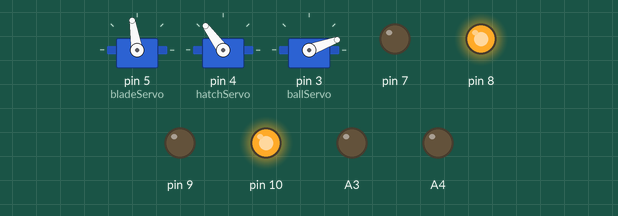
Recording of a program running on a simulated Arduino Nano, built with avr-gcc and run on an emulated ATmega328P. Parts: 3 × servo, output pins drawn as LEDs (lit = HIGH). What the program prints to the serial monitor is not drawn.

Above: at 0.2 s.
Timing chart, 0 to 1.7 s (numbered marks = the images above):
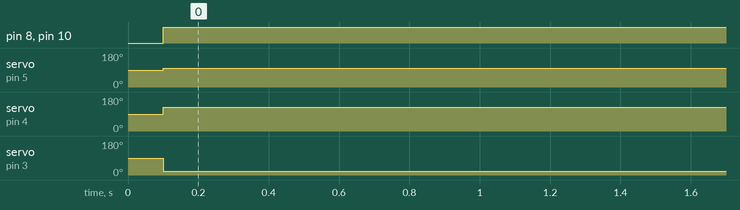

The program:

main.cpp
```cpp
#include <Arduino.h>
#include "Brushed.h"
#include <Servo.h>
#include <Chrono.h>
#include <Arduino.h>
#include <SoftwareSerial.h>
#include <Servo.h>

//#define RH_HAVE_SERIAL
//RH_ASK driver(1000);

#define UPDATE_INTERVAL 100

int mapRangeToServo();
void ballIntakeUpdate();
void hatchUpdate();
void setBallMotors(bool intake, int speed);
void debug();
void updateBT();
struct packet_t {
    uint8_t ballTheta; //from -128 to 128
    uint8_t hatchTheta;
    bool intakeBall;
    bool intakeHatch;
    bool outtakeBall;
    bool outtakeHatch;
};
packet_t packet = {0,0,false, false, false, false};
int tempbt = 0;
//Radio433 *radio = new Radio433();
// Radio433 radio;
Chrono timer;

SoftwareSerial neoSerial(2, 3);

Servo hatchServo;
Servo ballServo;
Servo bladeServo;
Brushed lBallMotor(7,8,A3);
Brushed rBallMotor(9,10,A4);

void setup() {
  pinMode(5, OUTPUT);
  pinMode(4, OUTPUT);
  pinMode(3, OUTPUT);
  pinMode(A4, OUTPUT);
  pinMode(A3, OUTPUT);
  bladeServo.attach(5);
  hatchServo.attach(4);
  ballServo.attach(3);
  //neoSerial.setTimeout(15);
  Serial.begin(9600);
  Serial.println("Serial started");
  neoSerial.begin(9600);
  Serial.println("Neoserial started");
}

bool alternate = false;

void loop() {
  updateBT();
  if(timer.hasPassed(UPDATE_INTERVAL)) {
    timer.restart();
    ballIntakeUpdate();
    hatchUpdate();
  }
}

// void updateBT() {
//   uint8_t buffer[4];
//   int8_t** bufferConvert[4];
//   if(neoSerial.available() > 0) {
//     neoSerial.readBytesUntil('~', buffer, sizeof(buffer));
//   }
// }

bool updateData = false;
int iterator = 0;
int8_t garbage = 0;
bool startFound = false;
int8_t tempPacket[4];
void updateBT() {
    if(neoSerial.available() > 0) {
        if(!startFound) {
            int8_t in = neoSerial.read();
            //Serial.println(in);
            if(in == '~') {
                startFound = true;
                //Serial.println("Found");
            }
        }
        else {
          //Serial.println(neoSerial.peek());
            if(iterator == 3) {
                garbage = neoSerial.read();
                if(garbage != '~') {startFound = false;}
                updateData = true;
                iterator = 0;
                //Serial.println("");
            }
            else {
                tempPacket[iterator] = neoSerial.read();
                //Serial.print(packet[iterator]);
                //Serial.print(" ");
                iterator++;
            }
        }
        if(updateData) {
            packet.ballTheta = tempPacket[0];
            packet.hatchTheta = tempPacket[1];
            //Serial.println(tempPacket[2]);
            // switch (tempPacket[2])
            // {
            // case 1:
            //   packet.intakeBall = true;
            //   packet.outtakeBall = false;
            //   packet.intakeHatch = false;
            //   packet.outtakeHatch = false;
            //   break;
            // case 5: //both on
            //   packet.intakeBall = true;
            //   packet.intakeHatch = true;
            //   break;
            // case 6: //Right on, left off
            //   packet.intakeBall = false;
            //   packet.intakeHatch = true;
            //   break;
            // case 9: //Right off, left on
            //   packet.intakeHatch = false;
            //   packet.intakeBall = true;
            //   break;

            // case 10: //both off
            //   packet.intakeHatch = false;
            //   packet.intakeBall = false;
            //   break;
            // default:
            //   break;
            // }
            packet.intakeBall = bitRead(tempPacket[2], 0);
            packet.outtakeBall = bitRead(tempPacket[2], 1);
            packet.intakeHatch = bitRead(tempPacket[2], 2);
            packet.outtakeHatch = bitRead(tempPacket[2], 3);
        }
    }
    // Serial.println("");
    // Serial.print(packet.ballTheta);
    // Serial.print(" ");
    // Serial.print(packet.hatchTheta);
    // Serial.print(" ");
    // Serial.print(packet.intakeBall);
    // Serial.print(" ");
    // Serial.print(packet.intakeHatch);
    // Serial.print(" ");
    // Serial.print(packet.outtakeBall);
    // Serial.print(" ");
    // Serial.print(packet.outtakeHatch);
}

/*
One press: raise ball intake rocket, 2 press: raise ball intake cargoship
Start: 2250
Rocket Ball: 1600?

Intake: 750
*/
void ballIntakeUpdate() {
  ballServo.writeMicroseconds(map(packet.ballTheta, 0, 90, 750, 2250)); //1300 is horizontal
  //Serial.println(map(packet.ballTheta, 0, 90, 1000,2000));
  //ballServo.writeMicroseconds(tempbt*10);

  if(packet.intakeBall){
    setBallMotors(true, 127);
    //Serial.println("Intake ball");
  }
  else if(packet.outtakeBall) {
    setBallMotors(false, 127);
  }
  else {
    //ballServo.writeMicroseconds(map(packet.ballTheta, 0, 90, 800,1600));
    setBallMotors(true, 0);
  }
}

void hatchUpdate() {
  //hatchServo.writeMicroseconds(map(packet.hatchTheta, 0, 90, 1087,2100)); //1846
  if(packet.intakeHatch){
    hatchServo.writeMicroseconds(1846);
    bladeServo.writeMicroseconds(1700);
  }
  else if(packet.outtakeHatch) {
    hatchServo.writeMicroseconds(1846); //2100
    bladeServo.writeMicroseconds(1300);
  }
  else {
    hatchServo.writeMicroseconds(1846); //2100
    bladeServo.writeMicroseconds(1566);
  }
}

int mapRangeToServo() {
  return 0;
}

void setBallMotors(bool intake, int speed) {
  lBallMotor.rotate((intake ? 1 : -1) * speed);
  rBallMotor.rotate((intake ? -1 : 1) * speed);
}

// void debug() {
//     if(alternate) {
//       packet.ballTheta = 110;
//       packet.outtakeBall = false;
//       packet.intakeBall = true;
//       packet.outtakeHatch = false;
//       packet.intakeHatch = true;
//     }
//     else {
//       packet.ballTheta = 160;
//       packet.intakeBall = false;
//       packet.outtakeBall = true;
//       packet.intakeHatch = false;
//       packet.outtakeHatch = true;
//     }
//     alternate = !alternate;
// }
```

Brushed.cpp
```cpp
// #include <Arduino.h>
// #include "Brushed.h"
// #include <stdint.h>

// Brushed::Brushed(int _FWDPin, int _RVSPin, int _ENPin)
// {
//     FWDPin = _FWDPin;
//     RVSPin = _RVSPin;
//     ENPin = _ENPin;
//     pinMode(FWDPin, OUTPUT);
//     pinMode(RVSPin, OUTPUT);
//     // analogWriteFrequency(FWDPin, 600);
//     // analogWriteFrequency(RVSPin, 600);
//     digitalWrite(RVSPin, LOW);
//     digitalWrite(FWDPin, LOW);
// }

// Brushed::~Brushed()
// {
// }

// void Brushed::rotate(int speed) {
//     if(speed > 128) {
//         speed = 128;
//     }
//     if(speed < -128) {
//         speed = -128;
//     }
//     if(speed > 0) {
//         digitalWrite(RVSPin, LOW);
//         digitalWrite(FWDPin, HIGH);
//     }
//     else {
//         digitalWrite(FWDPin, LOW);
//         digitalWrite(RVSPin, HIGH);
//     }
//     analogWrite(ENPin, abs(speed));
//     // if(speed > 0) {
//     //     analogWrite(RVSPin, 0);
//     //     //Serial.println(map(speed, 0, 100, 0, 256));
//     //     analogWrite(FWDPin, speed*2);
//     // }
//     // else
//     // {
//     //     analogWrite(FWDPin, 0);
//     //     //Serial.println("reverse");
//     //     analogWrite(RVSPin, abs(speed)*2);
//     // }
// }
#include <Arduino.h>
#include "Brushed.h"
#include <stdint.h>

Brushed::Brushed(int _FWDPin, int _RVSPin, int _enPin)
{
    FWDPin = _FWDPin;
    RVSPin = _RVSPin;
    enPin = _enPin;
    enPinMode = (_enPin >= 0);
    pinMode(FWDPin, OUTPUT);
    pinMode(RVSPin, OUTPUT);
    if(!enPinMode) {
    }
    else {
        pinMode(enPin, OUTPUT);
    }
}

void Brushed::rotate(int speed) {
    if(speed > 128) {
        speed = 128;
    }
    if(speed < -128) {
        speed = -128;
    }
    if(speed > 0) {
        if(enPinMode) {
            digitalWrite(RVSPin, LOW);
            digitalWrite(FWDPin, HIGH);
            analogWrite(enPin, speed*2);
        }
        else {
            analogWrite(RVSPin, 0);
            analogWrite(FWDPin, speed*2);
        }
    }
    else {
        if(enPinMode) {
            digitalWrite(FWDPin, LOW);
            digitalWrite(RVSPin, HIGH);
            analogWrite(enPin, abs(speed*2));
        }
        else {
            analogWrite(FWDPin, 0);
            analogWrite(RVSPin, abs(speed)*2);
        }
    }
}

void Brushed::ramp() {

}
```

Brushed.h
```cpp
// #include <stdint.h>

// class Brushed
// {
// private:
//     int FWDPin;
//     int RVSPin;
//     int ENPin;
//     int rampTime;
// public:
//     Brushed(int _FWDPin, int _RVSPin, int _ENPin);
//     ~Brushed();
//     void rotate(int speed);
// };
#include <stdint.h>

class Brushed
{
private:
    int FWDPin;
    int RVSPin;
    int rampTime;
    bool enPinMode;
    int enPin;
public:
    Brushed(int _FWDPin, int _RVSPin, int _enPin);
    void rotate(int speed);
    void ramp();
};
```

Radio433.cpp
```cpp
// #include "Radio433.h"
// #include <Arduino.h>
// #include <RH_ASK.h>
// #ifdef RH_HAVE_HARDWARE_SPI
// #include <SPI.h> // Not actually used but needed to compile
// #endif
// //#define RH_HAVE_SERIAL
// RH_ASK driver(1000);

// void initRadio(/* args */)
// {
//     #ifdef RH_HAVE_SERIAL
//         Serial.begin(9600);   // Debugging only
//     #endif
//         if (!driver.init())
//     #ifdef RH_HAVE_SERIAL
//         Serial.println("init failed");
//     #else
//             ;
//     #endif
//     packetRadio.ballTheta = 0;
//     packetRadio.hatchTheta = 0;
//     packetRadio.intakeBall = false;
//     packetRadio.intakeHatch = false;
//     packetRadio.outtakeBall = false;
//     packetRadio.outtakeHatch = false;
// }

// void updateRadio() {
//     uint8_t buf[RH_ASK_MAX_MESSAGE_LEN];
//     uint8_t buflen = sizeof(buf);
//     //Serial.println("update");
//     packetRadio.ballTheta = 156;
//     if (driver.recv(buf, &buflen)) // Non-blocking
//     {
//         //Serial.print("got");
//         driver.printBuffer("Got:", buf, buflen);
//         //if(buflen == 6) {
//             packetRadio.ballTheta = buf[0];
//             packetRadio.ballTheta = 156;
//             packetRadio.hatchTheta = buf[1];

//             packetRadio.intakeBall = buf[2] > 128 ? true : false;
//             packetRadio.intakeBall = buf[3] > 128 ? true : false;
//             packetRadio.intakeBall = buf[4] > 128 ? true : false;
//             packetRadio.intakeBall = buf[5] > 128 ? true : false;
//         //}
//         //else {
//           //  packetRadio.ballTheta = 200;
//         //}
//         // packetRadio.intakeBall = (buf[3] >> 0) & 1;
//         // packetRadio.intakeHatch = (buf[3] >> 1) & 1;
//         // packetRadio.outtakeBall = (buf[3] >> 2) & 1;
//         // packetRadio.outtakeHatch = (buf[3] >> 3) & 1;
//     }
//     else
//     {

//     }
// }
```

Measured:
- by itself, pin 8, pin 10: LOW → HIGH at 0.10 s
- by itself, servo on pin 5 (bladeServo): 90° → 99° at 0.10 s
- by itself, servo on pin 4 (hatchServo): 90° → 126° at 0.10 s
- by itself, servo on pin 3 (ballServo): 90° → 20° at 0.10 s
